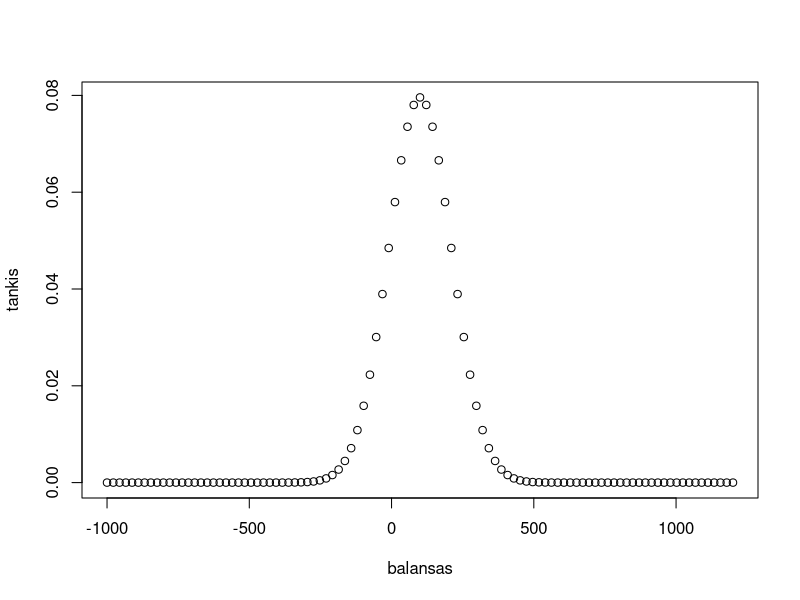

R code for this plot:
## ---- chunk 1
knitr::opts_chunk$set(echo = TRUE)
## ---- chunk 2
herbai <- 0:100 #herbu skaicius
balansas <- replicate(100,0)
for (i in 1:101){
  balansas[i] = herbai[i]*12-(100-herbai[i])*10
}
balansas #galimi variantai
## ---- chunk 3
teigiamas <- balansas > 0
sum(!teigiamas)
herbai[46]
## ---- chunk 4
tikimybe <- pbinom(45, 100, 0.5, lower.tail=FALSE)
tikimybe
## ---- chunk 5
qbinom(tikimybe, 100, 0.5, lower.tail = FALSE)
qbinom(tikimybe, 100, 0.5)
## ---- chunk 6
balansas[44]
balansas[53]
## ---- chunk 7
tankis <- dbinom(herbai, 100, prob=0.5)
plot(balansas,tankis)
